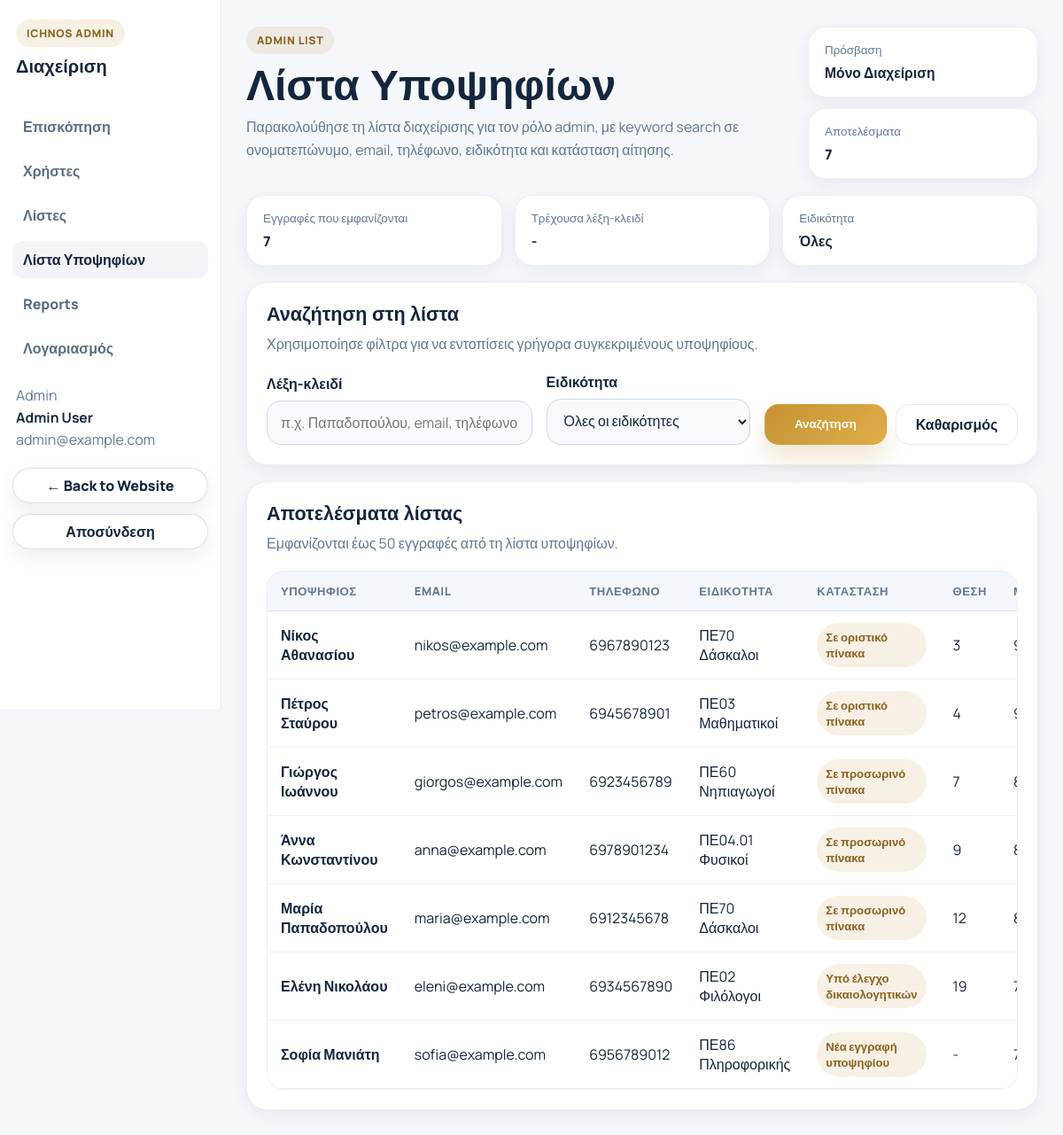
/modules/list.php (signed in), run on the app's committed database.
### tables this page shows
CREATE TABLE IF NOT EXISTS candidate_profiles (
    id INT UNSIGNED AUTO_INCREMENT PRIMARY KEY,
    user_id INT UNSIGNED NOT NULL,
    father_name VARCHAR(100) DEFAULT NULL,
    mother_name VARCHAR(100) DEFAULT NULL,
    birth_date DATE DEFAULT NULL,
    specialty_id INT UNSIGNED DEFAULT NULL,
    application_status VARCHAR(255) DEFAULT NULL,
    ranking_position INT DEFAULT NULL,
    points DECIMAL(10,2) DEFAULT NULL,
    created_at TIMESTAMP NOT NULL DEFAULT CURRENT_TIMESTAMP,
    UNIQUE KEY uniq_candidate_profiles_user (user_id),
    CONSTRAINT fk_candidate_profiles_user
        FOREIGN KEY (user_id) REFERENCES users(id) ON DELETE CASCADE,
    CONSTRAINT fk_candidate_profiles_specialty
        FOREIGN KEY (specialty_id) REFERENCES specialties(id) ON DELETE SET NULL
);

CREATE TABLE IF NOT EXISTS user_profiles (
    id INT UNSIGNED AUTO_INCREMENT PRIMARY KEY,
    user_id INT UNSIGNED NOT NULL UNIQUE,
    first_name VARCHAR(100) NOT NULL,
    last_name VARCHAR(100) NOT NULL,
    identity_number VARCHAR(30) DEFAULT NULL UNIQUE,
    phone VARCHAR(30) DEFAULT NULL,
    created_at TIMESTAMP NOT NULL DEFAULT CURRENT_TIMESTAMP,
    CONSTRAINT fk_user_profiles_user
        FOREIGN KEY (user_id) REFERENCES users(id) ON DELETE CASCADE
);

CREATE TABLE IF NOT EXISTS users (
    id INT UNSIGNED AUTO_INCREMENT PRIMARY KEY,
    username VARCHAR(100) NOT NULL UNIQUE,
    email VARCHAR(190) NOT NULL UNIQUE,
    password_hash VARCHAR(255) NOT NULL,
    role ENUM('admin', 'candidate') NOT NULL DEFAULT 'candidate',
    created_at TIMESTAMP NOT NULL DEFAULT CURRENT_TIMESTAMP
);

CREATE TABLE IF NOT EXISTS specialties (
    id INT UNSIGNED AUTO_INCREMENT PRIMARY KEY,
    title VARCHAR(150) NOT NULL,
    description TEXT DEFAULT NULL,
    created_at TIMESTAMP NOT NULL DEFAULT CURRENT_TIMESTAMP
);

### modules/admin/list.php (the view, shortened to what the rows shown need)
<?php
require_once __DIR__ . "/../../includes/db.php";
require_once __DIR__ . "/../../includes/functions.php";
$keyword = trim($_GET["keyword"] ?? "");
$specialtyId = (int) ($_GET["specialty_id"] ?? 0);
$results = [];
$searchTerm = "%" . $keyword . "%";
$stmt = $conn->prepare(
    "SELECT
        up.first_name,
        up.last_name,
        u.email,
        up.phone,
        s.title AS specialty_title,
        cp.application_status,
        cp.ranking_position,
        cp.points
     FROM candidate_profiles cp
     INNER JOIN users u ON u.id = cp.user_id
     INNER JOIN user_profiles up ON up.user_id = u.id
     LEFT JOIN specialties s ON s.id = cp.specialty_id
     WHERE (? = '' OR (
            CONCAT(up.first_name, ' ', up.last_name) LIKE ?
            OR u.email LIKE ?
            OR COALESCE(up.phone, '') LIKE ?
            OR COALESCE(s.title, '') LIKE ?
            OR COALESCE(cp.application_status, '') LIKE ?
        ))
       AND (? = 0 OR cp.specialty_id = ?)
     ORDER BY cp.ranking_position IS NULL, cp.ranking_position ASC, up.last_name ASC, up.first_name ASC
     LIMIT 50"
);
if ($stmt) {
    $stmt->bind_param(
        "ssssssii",
        $keyword,
        $searchTerm,
        $searchTerm,
        $searchTerm,
        $searchTerm,
        $searchTerm,
        $specialtyId,
        $specialtyId
    );
    $stmt->execute();
    $result = $stmt->get_result();
    if ($result) {
        while ($row = $result->fetch_assoc()) {
            $results[] = $row;
        }
    }
}
?>
<!doctype html>
<html lang="el">
<head>
</head>
<body>
    <main class="admin-shell">
        <aside class="admin-sidebar" aria-label="Admin panel">
            <div class="admin-sidebar-card">
                <h2 class="admin-sidebar-title">&#916;&#953;&#945;&#967;&#949;&#943;&#961;&#953;&#963;&#951;</h2>
</div>
        </aside>
        <div class="admin-content">
            <section class="page-hero" aria-labelledby="pageTitle">
                <div>
                    <h1 id="pageTitle">&#923;&#943;&#963;&#964;&#945; &#933;&#960;&#959;&#968;&#951;&#966;&#943;&#969;&#957;</h1>
                </div>
            </section>
            <section class="filters" aria-labelledby="filterTitle">
                <div class="section-head">
                    <h2 id="filterTitle">&#913;&#957;&#945;&#950;&#942;&#964;&#951;&#963;&#951; &#963;&#964;&#951; &#955;&#943;&#963;&#964;&#945;</h2>
                </div>
            </section>
            <section class="results" aria-labelledby="resultsTitle">
                <div class="section-head">
                    <h2 id="resultsTitle">&#913;&#960;&#959;&#964;&#949;&#955;&#941;&#963;&#956;&#945;&#964;&#945; &#955;&#943;&#963;&#964;&#945;&#962;</h2>
                </div>
                <div class="table-wrap" role="region" aria-label="&#923;&#943;&#963;&#964;&#945; &#965;&#960;&#959;&#968;&#951;&#966;&#943;&#969;&#957;">
                    <table>
                        <thead>
                            <tr>
                                <th>&#933;&#960;&#959;&#968;&#942;&#966;&#953;&#959;&#962;</th>
                                <th>Email</th>
                                <th>&#932;&#951;&#955;&#941;&#966;&#969;&#957;&#959;</th>
                                <th>&#917;&#953;&#948;&#953;&#954;&#972;&#964;&#951;&#964;&#945;</th>
                                <th>&#922;&#945;&#964;&#940;&#963;&#964;&#945;&#963;&#951;</th>
                                <th>&#920;&#941;&#963;&#951;</th>
                                <th>&#924;&#959;&#957;&#940;&#948;&#949;&#962;</th>
                            </tr>
                        </thead>
                        <tbody>
                            <?php if ($results === []): ?>
                                <tr>
                                    <td colspan="7" class="empty-state">&#916;&#949;&#957; &#946;&#961;&#941;&#952;&#951;&#954;&#945;&#957; &#945;&#960;&#959;&#964;&#949;&#955;&#941;&#963;&#956;&#945;&#964;&#945; &#947;&#953;&#945; &#964;&#945; &#963;&#965;&#947;&#954;&#949;&#954;&#961;&#953;&#956;&#941;&#957;&#945; &#954;&#961;&#953;&#964;&#942;&#961;&#953;&#945;.</td>
                                </tr>
                            <?php else: ?>
                                <?php foreach ($results as $row): ?>
                                    <tr>
                                        <td><div class="candidate-name"><?php echo h($row['first_name'] . ' ' . $row['last_name']); ?></div></td>
                                        <td><?php echo h($row['email']); ?></td>
                                        <td><?php echo h($row['phone'] ?? '-'); ?></td>
                                        <td><?php echo h($row['specialty_title'] ?? '-'); ?></td>
                                        <td><span class="pill"><?php echo h($row['application_status'] ?? '-'); ?></span></td>
                                        <td><?php echo $row['ranking_position'] !== null ? (int) $row['ranking_position'] : '-'; ?></td>
                                        <td><?php echo $row['points'] !== null ? number_format((float) $row['points'], 2) : '-'; ?></td>
                                    </tr>
                                <?php endforeach; ?>
                            <?php endif; ?>
                        </tbody>
                    </table>
                </div>
            </section>
        </div>
    </main>
</body>
</html>

### data on the page
candidate_profiles: user_profiles.first_name+last_name "Νίκος Αθανασίου", user.email "nikos@example.com", user_profiles.phone "6967890123", specialty.title "ΠΕ70 Δάσκαλοι", application_status "Σε οριστικό πίνακα", ranking_position "3"
candidate_profiles: user_profiles.first_name+last_name "Πέτρος Σταύρου", user.email "petros@example.com", user_profiles.phone "6945678901", specialty.title "ΠΕ03 Μαθηματικοί", application_status "Σε οριστικό πίνακα", ranking_position "4"
candidate_profiles: user_profiles.first_name+last_name "Γιώργος Ιωάννου", user.email "giorgos@example.com", user_profiles.phone "6923456789", specialty.title "ΠΕ60 Νηπιαγωγοί", application_status "Σε προσωρινό πίνακα", ranking_position "7"
candidate_profiles: user_profiles.first_name+last_name "Άννα Κωνσταντίνου", user.email "anna@example.com", user_profiles.phone "6978901234", specialty.title "ΠΕ04.01 Φυσικοί", application_status "Σε προσωρινό πίνακα", ranking_position "9"
candidate_profiles: user_profiles.first_name+last_name "Μαρία Παπαδοπούλου", user.email "maria@example.com", user_profiles.phone "6912345678", specialty.title "ΠΕ70 Δάσκαλοι", application_status "Σε προσωρινό πίνακα", ranking_position "12"
candidate_profiles: user_profiles.first_name+last_name "Ελένη Νικολάου", user.email "eleni@example.com", user_profiles.phone "6934567890", specialty.title "ΠΕ02 Φιλόλογοι", application_status "Υπό έλεγχο δικαιολογητικών", ranking_position "19"
candidate_profiles: user_profiles.first_name+last_name "Σοφία Μανιάτη", user.email "sofia@example.com", user_profiles.phone "6956789012", specialty.title "ΠΕ86 Πληροφορικής", application_status "Νέα εγγραφή υποψηφίου"

### other printed values
current_user_full_name() "Admin User"
$_SESSION['email'] "admin@example.com"
$totalResults "7"
$selectedSpecialtyLabel "Όλες"
